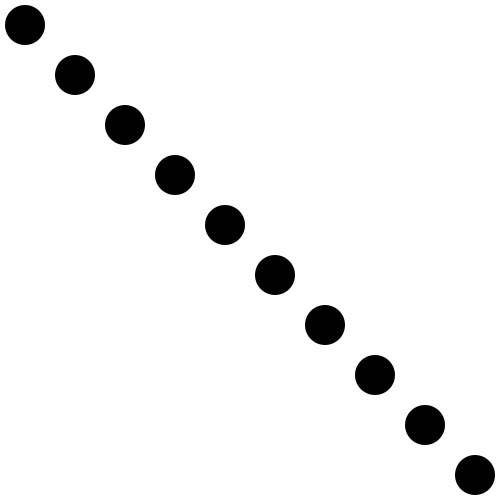
Frame 1 (no input)
Frame 60 (the mouse pressed at the canvas centre just before this capture): identical to frame 1, image omitted
Frame 120 (the mouse held since frame 60 and released just before this capture): identical to frame 1, image omitted

The Processing sketch that drew this single still picture (run headless with seeded random() and noise(); from frame 60 on, the mouse is pressed at the canvas centre):

// Processing sketch: for_loop_start_code
// ── for_loop_start_code.pde
int radius = 20;

void setup() {
  size(500, 500);
  ellipseMode(RADIUS);
  noStroke();
  fill(0);
}

void draw() {
  background(255);
  for (int i = 0; i < 10; i++) {
    int x = i * 50 + 25;
    ellipse(x, x, radius, radius);
  }
}
